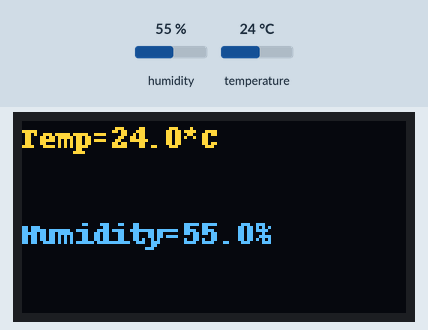
Recording of a program running on a simulated Raspberry Pi (BCM pin numbers). On the bench: 128×64 one-colour display. The inputs (shaded band) are chosen by the test bench; at power-on: humidity 55 %, temperature 24 °C. The OLED is the two-colour kind (top 16 rows yellow); what the program prints to the terminal is not drawn.

Above: at 1.2 s.
1.3 s: humidity set to 22 %
At 4.3 s:
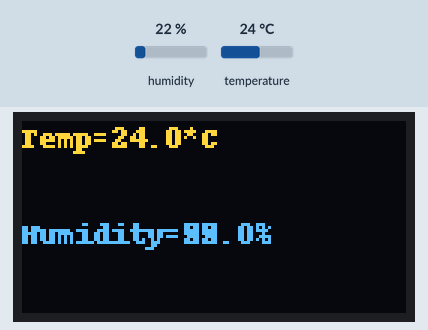
4.7 s: temperature set to 12 °C
At 6.9 s:
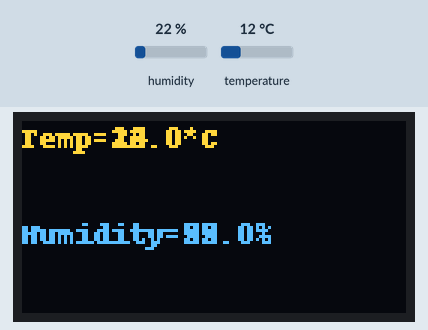
8.1 s: humidity set to 40 %
11.5 s: temperature set to 19 °C
Timing chart, 0 to 14.5 s (numbered marks = the images above; inputs shaded):
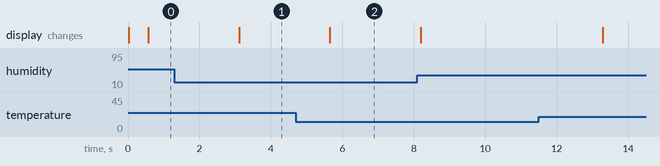

Measured:
- after the input at 1.3 s, the display: changes after 1.8 s (image 1)
- after the input at 4.7 s, the display: changes after 0.95 s (image 2)

The program:

dht11+oled.py
```python
import Adafruit_GPIO.SPI as SPI
import Adafruit_SSD1306
import Adafruit_DHT
import time

from PIL import Image
from PIL import ImageDraw
from PIL import ImageFont

sensor = Adafruit_DHT.DHT11

disp = Adafruit_SSD1306.SSD1306_128_64(rst=24, dc=23, spi=SPI.SpiDev(0, 0, max_speed_hz=8000000))

disp.begin()
disp.clear()
disp.display()

pin = 4

image = Image.new('1', (disp.width, disp.height))

draw = ImageDraw.Draw(image)
#draw.rectangle((0,0,disp.width-1,disp.height-1), outline=1, fill=0)

font = ImageFont.load_default()


while True:
    humidity, temperature = Adafruit_DHT.read_retry(sensor, pin)

    # 측정값을 출력 (터미널)
    print('Temp={0:0.1f}*C'.format(temperature))
    print('Hum={0:0.1f}*%'.format(humidity))

    # OLED에 화면 표시 내용
    draw.text((0, 0),'Temp={0:0.1f}*C '.format(temperature),  font=font, fill=255)
    draw.text((0, 32),'Humidity={0:0.1f}%'.format(humidity),  font=font, fill=255)

    # 화면 표시
    disp.image(image)
    disp.display()

    # 딜레이 시간 2초
    time.sleep(2)
```
